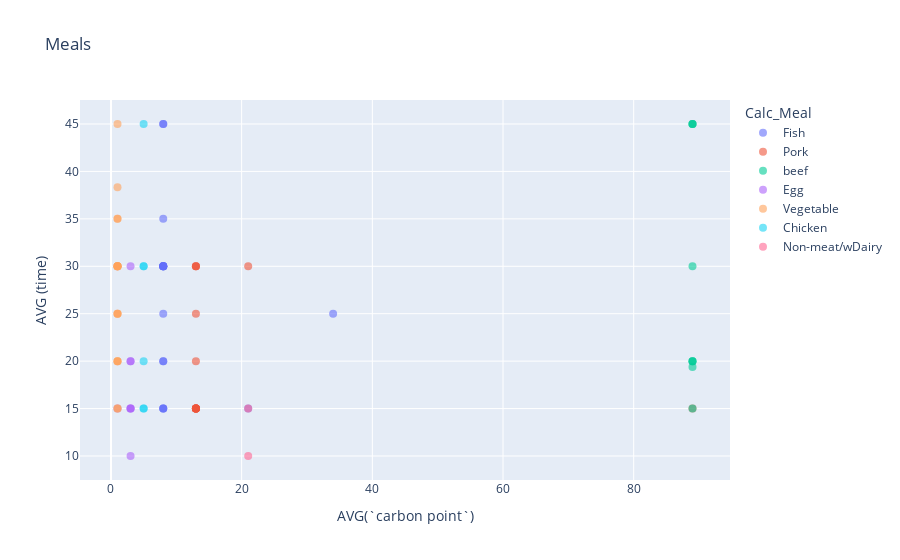

Notebook code for this chart:
### Markdown cell above
Moving on I wanted to make use of the time meals take to cook plus the carbon points it implies <br>
The idea is to create quadrants and the 3rd of them (less points, less time) to be considered more for future meals.

### Code cell
# Convert the 'weekday' column to a categorical type with the specified order
result_df3['quarter'] = pd.Categorical(result_df3['quarter'])

# Define the SQL query
query = '''
SELECT meal,calc_meal ,AVG(`carbon point`), AVG (time), COUNT (meal)
FROM df
WHERE weekday != "none" AND category = "principal"
GROUP BY meal, calc_meal
'''

# Execute the query
result_df4 = psql.sqldf(query, locals())

import plotly.express as px

# Interactive plot with Plotly
fig = px.scatter(result_df4, x='AVG(`carbon point`)', y='AVG (time)', color='Calc_Meal', hover_name='meal',
                 title='Meals')
fig.update_traces(marker=dict(size=8, opacity=0.6))
fig.show()

### Figure 1 — Plotly figure (JSON) as saved in the notebook; plotly's stock layout.template omitted (floating-point values rounded to 4 significant figures)
{"data": [{"hovertemplate": "<b>%{hovertext}</b><br><br>Calc_Meal=Fish<br>AVG(`carbon point`)=%{x}<br>AVG (time)=%{y}<extra></extra>", "hovertext": ["Russian salad", "baked fish", "baked hake", "baked salmon", "battered hake", "croquettes", "fish stew", "fried rooster", "gilt-head bream", "grilled sea bass", "hake", "hake with mashed potatoes", "mixed salad", "paella with squid", "peas with fish", "sea bass", "swordfish", "tuna"], "legendgroup": "Fish", "marker": {"color": "#636efa", "opacity": 0.6, "size": 8, "symbol": "circle"}, "mode": "markers", "name": "Fish", "orientation": "v", "showlegend": true, "type": "scatter", "x": [8, 8, 8, 8, 8, 8, 8, 8, 8, 8, 8, 8, 21, 34, 8, 8, 8, 8], "xaxis": "x", "y": [35, 30, 30, 30, 20, 45, 45, 15, 15, 25, 30, 30, 15, 25, 30, 30, 15, 20], "yaxis": "y"}, {"hovertemplate": "<b>%{hovertext}</b><br><br>Calc_Meal=Pork<br>AVG(`carbon point`)=%{x}<br>AVG (time)=%{y}<extra></extra>", "hovertext": ["Saxon loin", "broccoli with ham", "carbonara macaroni", "carbonara pasta", "loin", "loin fillet", "macaroni", "marinated pork loin", "peas with ham", "pizza", "pork fillet", "pork tenderloin", "sausages", "spaghetti carbonara", "stroganoff tenderloin"], "legendgroup": "Pork", "marker": {"color": "#EF553B", "opacity": 0.6, "size": 8, "symbol": "circle"}, "mode": "markers", "name": "Pork", "orientation": "v", "showlegend": true, "type": "scatter", "x": [13, 13, 13, 13, 13, 89, 13, 13, 13, 21, 13, 13, 13, 13, 13], "xaxis": "x", "y": [15, 15, 30, 20, 15, 15, 25, 15, 15, 30, 15, 15, 15, 30, 30], "yaxis": "y"}, {"hovertemplate": "<b>%{hovertext}</b><br><br>Calc_Meal=beef<br>AVG(`carbon point`)=%{x}<br>AVG (time)=%{y}<extra></extra>", "hovertext": ["beef fillet", "breaded fillet", "broccoli with meat", "eggplant bolognese", "ground/minced meat", "meat", "roast beef", "spaghetti bolognese", "steak"], "legendgroup": "beef", "marker": {"color": "#00cc96", "opacity": 0.6, "size": 8, "symbol": "circle"}, "mode": "markers", "name": "beef", "orientation": "v", "showlegend": true, "type": "scatter", "x": [89, 89, 89, 89, 89, 89, 89, 89, 89], "xaxis": "x", "y": [20, 19.38, 30, 45, 20, 15, 45, 45, 20], "yaxis": "y"}, {"hovertemplate": "<b>%{hovertext}</b><br><br>Calc_Meal=Egg<br>AVG(`carbon point`)=%{x}<br>AVG (time)=%{y}<extra></extra>", "hovertext": ["boiled egg", "boiled eggs", "broccoli with fried egg", "egg", "fried egg", "green beans with fried egg", "peas with fried egg", "potato omelette"], "legendgroup": "Egg", "marker": {"color": "#ab63fa", "opacity": 0.6, "size": 8, "symbol": "circle"}, "mode": "markers", "name": "Egg", "orientation": "v", "showlegend": true, "type": "scatter", "x": [3, 3, 1, 3, 3, 3, 3, 3], "xaxis": "x", "y": [15, 20, 15, 15, 10, 20, 15, 30], "yaxis": "y"}, {"hovertemplate": "<b>%{hovertext}</b><br><br>Calc_Meal=Vegetable<br>AVG(`carbon point`)=%{x}<br>AVG (time)=%{y}<extra></extra>", "hovertext": ["broccoli with garlic sauce", "broccoli with potato", "chard with potatoes", "chickpea salad", "chickpea stew", "chickpeas", "chickpeas with spinach", "green beans with garlic sauce", "green beans with potato", "kale with fried potatoes", "large beans", "lentils", "refried beans", "salad", "spaghetti with garlic mushrooms", "spinach stew", "stewed vegetables", "turnip greens with potato"], "legendgroup": "Vegetable", "marker": {"color": "#FFA15A", "opacity": 0.6, "size": 8, "symbol": "circle"}, "mode": "markers", "name": "Vegetable", "orientation": "v", "showlegend": true, "type": "scatter", "x": [1, 1, 1, 1, 1, 1, 1, 1, 1, 1, 1, 1, 1, 1, 1, 1, 1, 1], "xaxis": "x", "y": [25, 35, 30, 25, 30, 30, 30, 20, 30, 25, 20, 45, 38.33, 15, 20, 35, 15, 30], "yaxis": "y"}, {"hovertemplate": "<b>%{hovertext}</b><br><br>Calc_Meal=Chicken<br>AVG(`carbon point`)=%{x}<br>AVG (time)=%{y}<extra></extra>", "hovertext": ["butterfly chicken", "chicken and turnip greens", "chicken fillet", "green beans with chicken", "roast chicken", "turkey fillet"], "legendgroup": "Chicken", "marker": {"color": "#19d3f3", "opacity": 0.6, "size": 8, "symbol": "circle"}, "mode": "markers", "name": "Chicken", "orientation": "v", "showlegend": true, "type": "scatter", "x": [5, 5, 5, 5, 5, 5], "xaxis": "x", "y": [30, 30, 15, 20, 45, 15], "yaxis": "y"}, {"hovertemplate": "<b>%{hovertext}</b><br><br>Calc_Meal=Non-meat/wDairy<br>AVG(`carbon point`)=%{x}<br>AVG (time)=%{y}<extra></extra>", "hovertext": ["pasta salad", "quesadillas"], "legendgroup": "Non-meat/wDairy", "marker": {"color": "#FF6692", "opacity": 0.6, "size": 8, "symbol": "circle"}, "mode": "markers", "name": "Non-meat/wDairy", "orientation": "v", "showlegend": true, "type": "scatter", "x": [21, 21], "xaxis": "x", "y": [15, 10], "yaxis": "y"}], "layout": {"autosize": true, "legend": {"title": {"text": "Calc_Meal"}, "tracegroupgap": 0}, "title": {"text": "Meals"}, "xaxis": {"anchor": "y", "autorange": true, "domain": [0, 1], "range": [-4.543, 94.54], "title": {"text": "AVG(`carbon point`)"}, "type": "linear"}, "yaxis": {"anchor": "x", "autorange": true, "domain": [0, 1], "range": [6.776, 48.22], "title": {"text": "AVG (time)"}, "type": "linear"}}}
